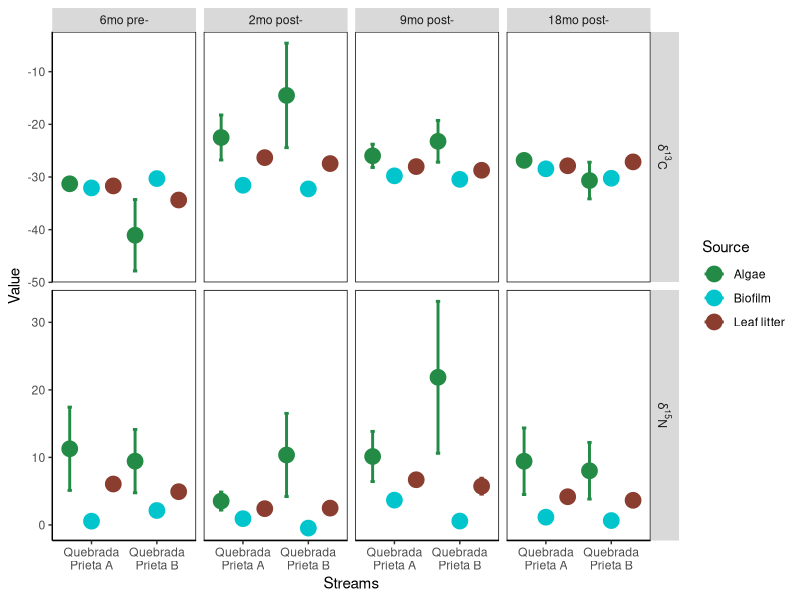

This chart was generated by the following R code:


library(tidyverse)

data <- read.csv("data/isotopes.csv")
head(data)

# First, rename variables
sampling_new <- c(
  'six' = "6mo pre-",
  'two' = "2mo post-",
  '9mo' = "9mo post-",
  '18mo' = "18mo post-")

# Second, reorganize
data$sampling = factor(data$sampling, 
                           levels=c('six','two','9mo','18mo'))
# Rename the isotopes
isotopes_new <- c(
  "Carbon" = "delta^{13}*C",
  "Nitrogen" = "delta^{15}*N")



p <- ggplot(data = data, aes(x = stream, y = value)) +
  geom_point(aes(colour = source), position = position_dodge(width = 1), size= 5) +
  scale_color_manual(values = c("#238b45", "turquoise3", "coral4"), labels = c("Algae", "Biofilm", "Leaf litter") ) +
  
  geom_errorbar(aes(colour = source, ymin = value - sd, ymax = value + sd), 
                width = 0.2, position = position_dodge(width = 1), size= 1) +
  
  labs(x="Streams",y = "Value", colour = "Source") +
  scale_x_discrete(labels = c("Quebrada\nPrieta A", "Quebrada\nPrieta B")) +
  
# Panel   
  theme(panel.grid.major = element_blank(), panel.grid.minor = element_blank(),
        panel.background = element_blank(), axis.line = element_line(colour = "black")) +
  theme(panel.border = element_rect(colour = "black", fill=NA, size=0.5)) 

p + facet_grid(isotope ~ sampling, 
               scale= "free_y", labeller = labeller(isotope = as_labeller(isotopes_new,  label_parsed),
                                                    sampling = as_labeller(sampling_new))) 
  













